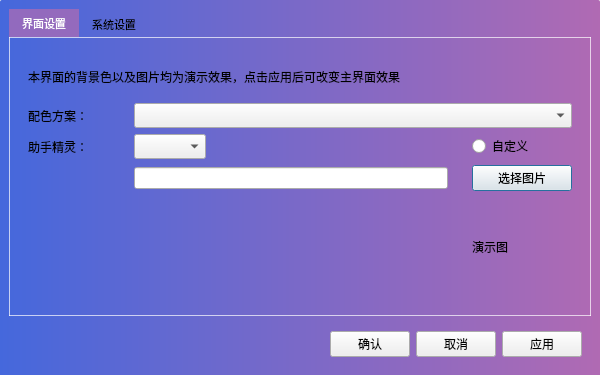
<?xml version="1.0" encoding="UTF-8"?>
<ui version="4.0">
 <class>Dialog</class>
 <widget class="QDialog" name="Dialog">
  <property name="geometry">
   <rect>
    <x>0</x>
    <y>0</y>
    <width>600</width>
    <height>375</height>
   </rect>
  </property>
  <property name="windowTitle">
   <string>Dialog</string>
  </property>
  <layout class="QVBoxLayout" name="verticalLayout">
   <property name="spacing">
    <number>0</number>
   </property>
   <property name="leftMargin">
    <number>0</number>
   </property>
   <property name="topMargin">
    <number>0</number>
   </property>
   <property name="rightMargin">
    <number>0</number>
   </property>
   <property name="bottomMargin">
    <number>0</number>
   </property>
   <item>
    <widget class="QWidget" name="widget_main" native="true">
     <property name="styleSheet">
      <string notr="true">QWidget#widget_main{background:qlineargradient(spread:pad,x1:0,y1:0,x2:1,y2:0,stop:0 #4568dc,stop:1 #b06ab3);border-top-left-radius:2px;border-top-right-radius:2px;}</string>
     </property>
     <layout class="QVBoxLayout" name="verticalLayout_2">
      <item>
       <widget class="QTabWidget" name="tabWidget">
        <property name="font">
         <font>
          <family>微软雅黑</family>
          <pointsize>8</pointsize>
         </font>
        </property>
        <property name="styleSheet">
         <string notr="true">QTabWidget::pane{border-width:1px;border-style:solid;border-color:rgba(255,255,255,0.7);background:transparent;}
QTabWidget::tab-bar{background:transparent;subcontrol-position:left;}
QTabBar::tab{min-width:70px;min-height:20px;background:transparent;}
QTabBar::tab:selected{color: rgb(255,255,255);background-color:rgba(165,106,183,0.8);}
QTabBar::tab:!selected{color: blank;background:transparent;}
QTabBar::tab:hover{color: rgb(255,255,255);background-color:rgba(165,106,183,0.8);}</string>
        </property>
        <property name="tabPosition">
         <enum>QTabWidget::North</enum>
        </property>
        <property name="tabShape">
         <enum>QTabWidget::Rounded</enum>
        </property>
        <property name="currentIndex">
         <number>0</number>
        </property>
        <widget class="QWidget" name="tab">
         <attribute name="title">
          <string>界面设置</string>
         </attribute>
         <layout class="QGridLayout" name="gridLayout">
          <item row="0" column="0">
           <widget class="QWidget" name="widget" native="true">
            <layout class="QGridLayout" name="gridLayout_2">
             <item row="2" column="2">
              <spacer name="horizontalSpacer_3">
               <property name="orientation">
                <enum>Qt::Horizontal</enum>
               </property>
               <property name="sizeHint" stdset="0">
                <size>
                 <width>40</width>
                 <height>20</height>
                </size>
               </property>
              </spacer>
             </item>
             <item row="2" column="6">
              <widget class="QRadioButton" name="radioButton_z">
               <property name="text">
                <string>自定义</string>
               </property>
              </widget>
             </item>
             <item row="2" column="0">
              <widget class="QLabel" name="label_3">
               <property name="minimumSize">
                <size>
                 <width>100</width>
                 <height>0</height>
                </size>
               </property>
               <property name="maximumSize">
                <size>
                 <width>100</width>
                 <height>16777215</height>
                </size>
               </property>
               <property name="font">
                <font>
                 <family>微软雅黑</family>
                </font>
               </property>
               <property name="text">
                <string>助手精灵：</string>
               </property>
              </widget>
             </item>
             <item row="2" column="1">
              <widget class="QComboBox" name="comboBox_z">
               <property name="font">
                <font>
                 <family>微软雅黑</family>
                </font>
               </property>
              </widget>
             </item>
             <item row="1" column="0">
              <widget class="QLabel" name="label">
               <property name="minimumSize">
                <size>
                 <width>100</width>
                 <height>0</height>
                </size>
               </property>
               <property name="maximumSize">
                <size>
                 <width>100</width>
                 <height>16777215</height>
                </size>
               </property>
               <property name="font">
                <font>
                 <family>微软雅黑</family>
                </font>
               </property>
               <property name="text">
                <string>配色方案：</string>
               </property>
              </widget>
             </item>
             <item row="0" column="0" colspan="7">
              <widget class="QLabel" name="label_2">
               <property name="font">
                <font>
                 <family>微软雅黑</family>
                </font>
               </property>
               <property name="text">
                <string>本界面的背景色以及图片均为演示效果，点击应用后可改变主界面效果</string>
               </property>
              </widget>
             </item>
             <item row="4" column="6">
              <widget class="QLabel" name="label_pic">
               <property name="minimumSize">
                <size>
                 <width>100</width>
                 <height>100</height>
                </size>
               </property>
               <property name="maximumSize">
                <size>
                 <width>100</width>
                 <height>100</height>
                </size>
               </property>
               <property name="font">
                <font>
                 <family>Lucida Sans Unicode</family>
                </font>
               </property>
               <property name="layoutDirection">
                <enum>Qt::LeftToRight</enum>
               </property>
               <property name="text">
                <string>演示图</string>
               </property>
               <property name="alignment">
                <set>Qt::AlignLeading|Qt::AlignLeft|Qt::AlignVCenter</set>
               </property>
              </widget>
             </item>
             <item row="1" column="1" colspan="6">
              <widget class="QComboBox" name="comboBox_d">
               <property name="font">
                <font>
                 <family>微软雅黑</family>
                </font>
               </property>
              </widget>
             </item>
             <item row="3" column="1" colspan="2">
              <widget class="QLineEdit" name="lineEdit_choose"/>
             </item>
             <item row="3" column="6">
              <widget class="QPushButton" name="pushButton_choose">
               <property name="text">
                <string>选择图片</string>
               </property>
              </widget>
             </item>
            </layout>
           </widget>
          </item>
         </layout>
        </widget>
        <widget class="QWidget" name="tab_2">
         <attribute name="title">
          <string>系统设置</string>
         </attribute>
        </widget>
       </widget>
      </item>
      <item>
       <widget class="QWidget" name="widget_2" native="true">
        <layout class="QHBoxLayout" name="horizontalLayout">
         <item>
          <spacer name="horizontalSpacer">
           <property name="orientation">
            <enum>Qt::Horizontal</enum>
           </property>
           <property name="sizeHint" stdset="0">
            <size>
             <width>253</width>
             <height>20</height>
            </size>
           </property>
          </spacer>
         </item>
         <item>
          <widget class="QPushButton" name="pushButton_yes">
           <property name="text">
            <string>确认</string>
           </property>
          </widget>
         </item>
         <item>
          <widget class="QPushButton" name="pushButton_no">
           <property name="text">
            <string>取消</string>
           </property>
          </widget>
         </item>
         <item>
          <widget class="QPushButton" name="pushButton_set">
           <property name="text">
            <string>应用</string>
           </property>
          </widget>
         </item>
        </layout>
       </widget>
      </item>
     </layout>
    </widget>
   </item>
  </layout>
 </widget>
 <resources/>
 <connections/>
</ui>
